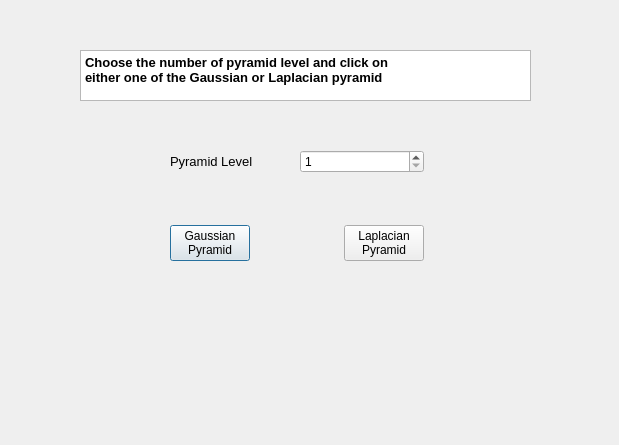
<?xml version="1.0" encoding="UTF-8"?>
<ui version="4.0">
 <class>pyramidsDialog</class>
 <widget class="QDialog" name="pyramidsDialog">
  <property name="geometry">
   <rect>
    <x>0</x>
    <y>0</y>
    <width>619</width>
    <height>445</height>
   </rect>
  </property>
  <property name="windowTitle">
   <string>Dialog</string>
  </property>
  <widget class="QTextBrowser" name="pyramid_textBrowser">
   <property name="geometry">
    <rect>
     <x>80</x>
     <y>50</y>
     <width>451</width>
     <height>51</height>
    </rect>
   </property>
   <property name="html">
    <string>&lt;!DOCTYPE HTML PUBLIC &quot;-//W3C//DTD HTML 4.0//EN&quot; &quot;http://www.w3.org/TR/REC-html40/strict.dtd&quot;&gt;
&lt;html&gt;&lt;head&gt;&lt;meta name=&quot;qrichtext&quot; content=&quot;1&quot; /&gt;&lt;style type=&quot;text/css&quot;&gt;
p, li { white-space: pre-wrap; }
&lt;/style&gt;&lt;/head&gt;&lt;body style=&quot; font-family:'MS Shell Dlg 2'; font-size:8.25pt; font-weight:400; font-style:normal;&quot;&gt;
&lt;p style=&quot; margin-top:0px; margin-bottom:0px; margin-left:0px; margin-right:0px; -qt-block-indent:0; text-indent:0px;&quot;&gt;&lt;span style=&quot; font-size:10pt; font-weight:600;&quot;&gt;Choose the number of pyramid level and click on &lt;/span&gt;&lt;/p&gt;
&lt;p style=&quot; margin-top:0px; margin-bottom:0px; margin-left:0px; margin-right:0px; -qt-block-indent:0; text-indent:0px;&quot;&gt;&lt;span style=&quot; font-size:10pt; font-weight:600;&quot;&gt;either one of the Gaussian or Laplacian pyramid&lt;/span&gt;&lt;/p&gt;&lt;/body&gt;&lt;/html&gt;</string>
   </property>
  </widget>
  <widget class="QWidget" name="">
   <property name="geometry">
    <rect>
     <x>170</x>
     <y>150</y>
     <width>254</width>
     <height>111</height>
    </rect>
   </property>
   <layout class="QVBoxLayout" name="verticalLayout">
    <item>
     <layout class="QHBoxLayout" name="horizontalLayout">
      <item>
       <widget class="QLabel" name="pyramid_label">
        <property name="font">
         <font>
          <pointsize>10</pointsize>
         </font>
        </property>
        <property name="text">
         <string>Pyramid Level</string>
        </property>
       </widget>
      </item>
      <item>
       <widget class="QSpinBox" name="pyramid_spinBox">
        <property name="minimum">
         <number>1</number>
        </property>
        <property name="maximum">
         <number>2</number>
        </property>
       </widget>
      </item>
     </layout>
    </item>
    <item>
     <spacer name="verticalSpacer">
      <property name="orientation">
       <enum>Qt::Vertical</enum>
      </property>
      <property name="sizeHint" stdset="0">
       <size>
        <width>20</width>
        <height>28</height>
       </size>
      </property>
     </spacer>
    </item>
    <item>
     <layout class="QHBoxLayout" name="horizontalLayout_2">
      <item>
       <widget class="QPushButton" name="gaussian_pushButton">
        <property name="text">
         <string>Gaussian 
Pyramid</string>
        </property>
       </widget>
      </item>
      <item>
       <spacer name="horizontalSpacer">
        <property name="orientation">
         <enum>Qt::Horizontal</enum>
        </property>
        <property name="sizeHint" stdset="0">
         <size>
          <width>88</width>
          <height>20</height>
         </size>
        </property>
       </spacer>
      </item>
      <item>
       <widget class="QPushButton" name="laplacian_pushButton">
        <property name="text">
         <string>Laplacian 
Pyramid</string>
        </property>
       </widget>
      </item>
     </layout>
    </item>
   </layout>
  </widget>
 </widget>
 <resources/>
 <connections/>
</ui>
